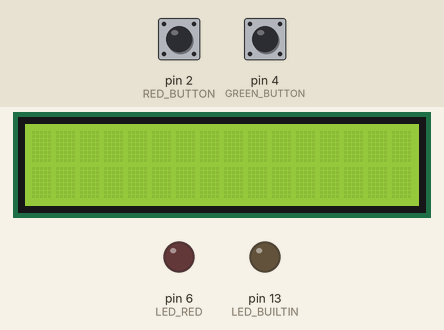
This sketch was run on a simulated Arduino Uno, built with avr-gcc and run on an emulated ATmega328P. On the bench: 16×2 character LCD, output pins drawn as LEDs (lit = HIGH). Dashed ring = blinking. The inputs (shaded band) are chosen by the test bench; at power-on: pin 2 (RED_BUTTON) HIGH, pin 4 (GREEN_BUTTON) HIGH. What the sketch prints to the serial monitor is not drawn.

Above: at 1.2 s.
1.3 s: pin 2 (RED_BUTTON) pulled LOW for 0.15 s
At 1.8 s:
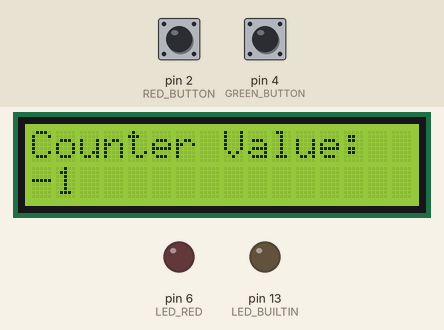
2.9 s: pin 4 (GREEN_BUTTON) pulled LOW for 0.15 s
At 4.2 s:
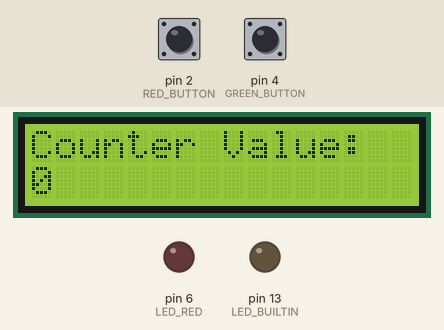
4.5 s: pin 4 (GREEN_BUTTON) pulled LOW for 1 s
At 6.7 s:
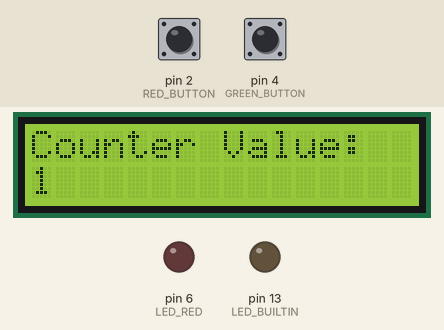
7.0 s: pin 2 (RED_BUTTON) driven LOW and pin 4 (GREEN_BUTTON) driven LOW
At 9.1 s:
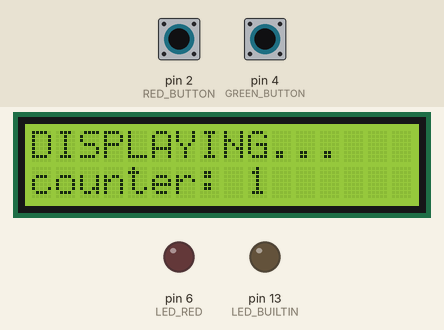
9.5 s: pin 4 (GREEN_BUTTON) driven HIGH
At 10.7 s:
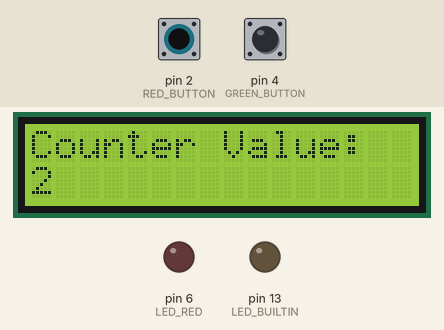
11.0 s: pin 4 (GREEN_BUTTON) driven LOW
At 11.4 s:
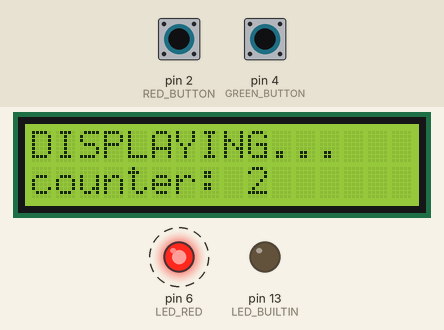
Timing chart, 0 to 14.5 s (numbered marks = the images above; inputs shaded):
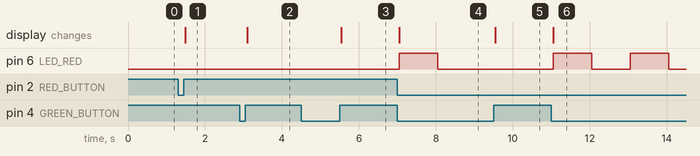

Measured:
- after the input at 1.3 s, the display: changes after 0.19 s (image 1)
- after the input at 2.9 s, the display: changes after 0.19 s (image 2)
- after the input at 4.5 s, the display: changes after 1.0 s (image 3)
- after the input at 7.0 s, pin 6 (LED_RED): LOW → HIGH after 0.05 s, → LOW 1.0 s later; the display: changes after 0.05 s (image 4)
- after the input at 9.5 s, the display: changes at once (image 5)
- after the input at 11.0 s, pin 6 (LED_RED): alternates HIGH for 1.0 s and LOW for 1.0 s, starting after 0.05 s; the display: changes after 0.05 s (image 6)

The sketch:

z1.ino
```cpp
#include <LiquidCrystal_I2C.h>
#include <OneWire.h>
#include <DallasTemperature.h>

#define LED_RED 6

#define RED_BUTTON 2
#define GREEN_BUTTON 4

#define DEBOUNCE_PERIOD 10UL

LiquidCrystal_I2C lcd(0x27, 16, 2);


void initRGB()
{
    pinMode(LED_BUILTIN, OUTPUT);
    digitalWrite(LED_BUILTIN, LOW);

    pinMode(LED_RED, OUTPUT);
    digitalWrite(LED_RED, LOW);
}

void initButtons()
{
    pinMode(RED_BUTTON, INPUT_PULLUP);
    pinMode(GREEN_BUTTON, INPUT_PULLUP);
}

void printCounter(int count)
{
    lcd.setCursor(0, 0);
    lcd.print("Counter Value:");
    lcd.setCursor(0, 1);
    lcd.print("                ");
    lcd.setCursor(0, 1);
    lcd.print(count);
    Serial.print("Counter value: ");
    Serial.println(count);
}

void printDisplayMsg(int blinks)
{
    lcd.setCursor(0, 0);
    lcd.print("                ");
    lcd.setCursor(0, 0);
    lcd.print("DISPLAYING...");
    lcd.setCursor(0, 1);
    lcd.print("                ");
    lcd.setCursor(0, 1);
    lcd.print("counter: ");
    lcd.print(blinks);
    Serial.print("DISPLAYING... counter value: ");
    Serial.println(blinks);
}

void displayCounterOnRedLed(int count)
{
    const unsigned long BlinkChangePeriod = 1000UL;
    static bool isBlinking = false;
    static int targetBlinks = 0;
    static int currentBlinks = 0;
    static int ledState = LOW;
    static unsigned long lastBlinkChange = 0UL;

    if (count > 0 && !isBlinking)
    {
        isBlinking = true;
        targetBlinks = count;
        currentBlinks = 0;
        ledState = HIGH;
        digitalWrite(LED_RED, ledState);
        lastBlinkChange = millis();
    }

    if (!isBlinking)
    {
        return;
    }

    unsigned long currentTime = millis();
    if (currentTime - lastBlinkChange >= BlinkChangePeriod)
    {
        if (ledState == HIGH)
        {
            ledState = LOW;
            currentBlinks++;
        }
        else
        {
            ledState = HIGH;
        }
        digitalWrite(LED_RED, ledState);
        lastBlinkChange += BlinkChangePeriod;

        if (currentBlinks >= targetBlinks)
        {
            isBlinking = false;
            digitalWrite(LED_RED, LOW);
        }
    }
}

bool isGreenButtonReleased()
{
    static int debounced_button_state = HIGH;
    static int previous_reading = HIGH;
    static unsigned long last_change_time = 0UL;
    bool isReleased = false;

    int current_reading = digitalRead(GREEN_BUTTON);

    if (previous_reading != current_reading)
    {
        last_change_time = millis();
    }

    if (millis() - last_change_time > DEBOUNCE_PERIOD)
    {
        if (current_reading != debounced_button_state)
        {
            if (debounced_button_state == LOW && current_reading == HIGH)
            {
                isReleased = true;
            }
            debounced_button_state = current_reading;
        }
    }

    previous_reading = current_reading;

    return isReleased;
}

bool isRedButtonReleased()
{
    static int debounced_button_state = HIGH;
    static int previous_reading = HIGH;
    static unsigned long last_change_time = 0UL;
    bool isReleased = false;

    int current_reading = digitalRead(RED_BUTTON);

    if (previous_reading != current_reading)
    {
        last_change_time = millis();
    }

    if (millis() - last_change_time > DEBOUNCE_PERIOD)
    {
        if (current_reading != debounced_button_state)
        {
            if (debounced_button_state == LOW && current_reading == HIGH)
            {
                isReleased = true;
            }
            debounced_button_state = current_reading;
        }
    }

    previous_reading = current_reading;

    return isReleased;
}


void setup()
{
    Serial.begin(9600);
    lcd.init();
    lcd.backlight();
    initRGB();
    initButtons();
}

static int counter = 0;
void loop()
{
    bool greenReleased = isGreenButtonReleased();
    bool redReleased = isRedButtonReleased();
    static bool bothPressedPrevious = false;
    bool bothPressed = (digitalRead(RED_BUTTON) == LOW && digitalRead(GREEN_BUTTON) == LOW);

    int blinks = 0;

    if (bothPressed && !bothPressedPrevious)
    {
        blinks = counter;
        printDisplayMsg(blinks);
    }

    else if (greenReleased)
    {
        counter++;
        printCounter(counter);
    }

    else if (redReleased)
    {
        counter--;
        printCounter(counter);
    }

    bothPressedPrevious = bothPressed;
    displayCounterOnRedLed(blinks);
}
```
